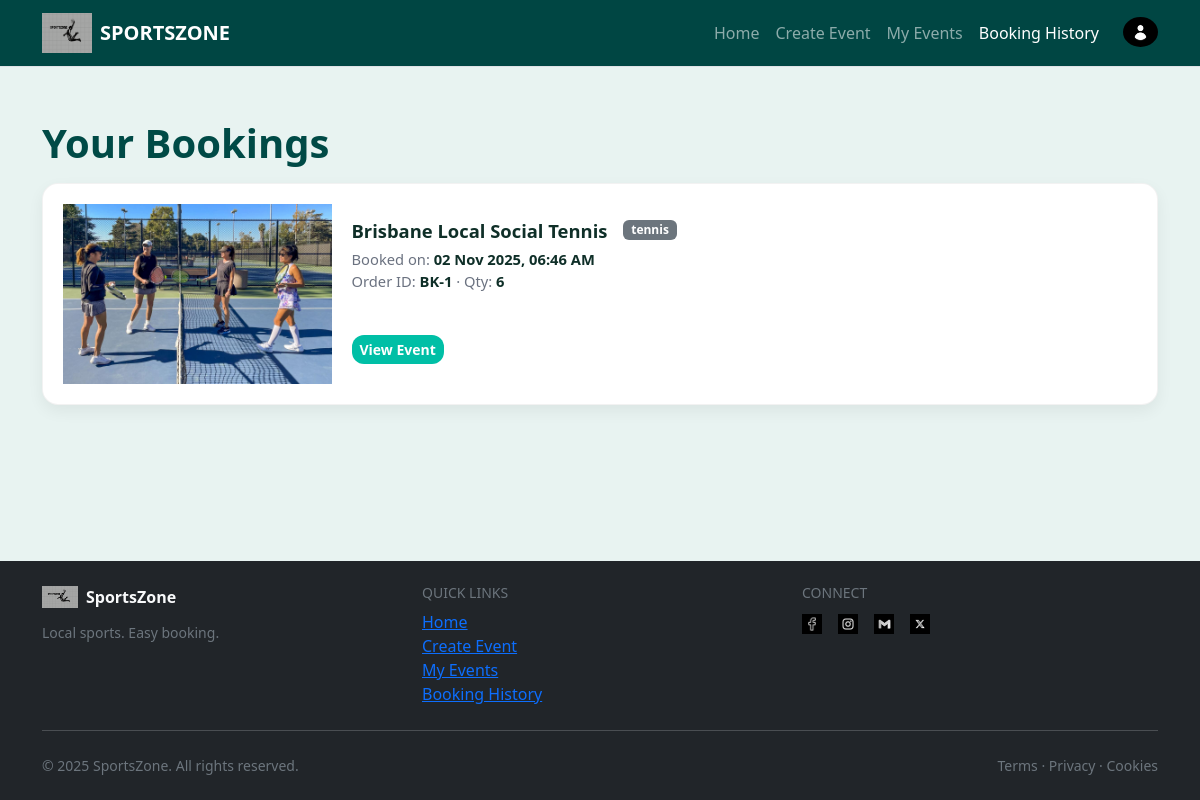
The page /booking (signed in) on the database its author committed.
### SportsZone/models.py (models this page shows, shortened)
class Booking(db.Model):
    __tablename__ = "bookings"
    id = db.Column(db.Integer, primary_key=True)
    user_id = db.Column(db.Integer, db.ForeignKey("users.id"), nullable=False)
    event_id = db.Column(db.Integer, db.ForeignKey("events.id"), nullable=False)
    booking_date = db.Column(db.DateTime, default=datetime.utcnow, nullable=False)
    booking_quantity = db.Column(db.Integer, nullable=False)
    order_code = db.Column(db.String(32), index=True)  # e.g., "BK-123" after insert

class Event(db.Model):
    __tablename__ = "events"
    id = db.Column(db.Integer, primary_key=True)
    user_id = db.Column(db.Integer, db.ForeignKey("users.id"), nullable=False)  # creator/owner
    venue_id = db.Column(db.Integer, db.ForeignKey("venues.id"))
    sports_type = db.Column(db.String(64), index=True)  # Football, Basketball, etc.
    event_title = db.Column(db.String(256), nullable=False)
    home_team_name = db.Column(db.String(64))
    away_team_name = db.Column(db.String(64))
    event_image = db.Column(db.String(256))  # filename in /static/img
    description = db.Column(db.Text)
    start_datetime = db.Column(db.DateTime, default=datetime.utcnow, nullable=False)
    end_datetime = db.Column(db.DateTime)
    status = db.Column(db.String(32), index=True, default="Open", nullable=False)
    total_tickets = db.Column(db.Integer, default=120, nullable=False)
    tickets_sold = db.Column(db.Integer, default=0, nullable=False)
    ticket_price = db.Column(db.Float, default=0.0, nullable=False)
    comments = db.relationship(
        "Comment", backref="event", lazy=True, cascade="all, delete-orphan"
    )
    bookings = db.relationship(
        "Booking", backref="event", lazy=True, cascade="all, delete-orphan"
    )

### SportsZone/views.py (the view)
@main_bp.route("/booking", methods=["GET"], endpoint="booking")
@login_required
def booking():
    rows = (
        db.session.query(Booking, Event, Venue)
        .filter(Booking.user_id == current_user.id)
        .join(Event, Booking.event_id == Event.id, isouter=True)
        .join(Venue, Event.venue_id == Venue.id, isouter=True)
        .order_by(Booking.booking_date.desc())
        .all()
    )
    orders = []
    for b, e, v in rows:
        orders.append(
            {
                "order_code": f"BK-{b.id}",
                "booked_at": b.booking_date.strftime("%d %b %Y, %I:%M %p")
                if b.booking_date
                else "",
                "quantity": b.booking_quantity or 1,
                "event_id": e.id if e else None,
                "event_title": (e.event_title or f"{e.home_team_name} vs {e.away_team_name}")
                if e
                else "Unknown Event",
                "image": e.event_image if e else None,
                "sport": e.sports_type if e else "",
            }
        )
    return render_template("booking.html", title="Booking History", orders=orders)

### SportsZone/templates/booking.html (shortened to what this page needs)
{% extends "base.html" %}
{% block body %}
<div class="bookings-page">
  <h1 class="page-title">Your Bookings</h1>
  {% if orders and orders|length > 0 %}
    <div class="row g-3">
      {% set color_map = {
        'football':'primary','Football':'primary',
        'basketball':'warning','Basketball':'warning',
        'cricket':'success','Cricket':'success',
        'tennis':'secondary','Tennis':'secondary'
      } %}
      {% for o in orders %}
        <div class="col-12">
          <article class="booking-card">
            <div class="row g-0 align-items-stretch">
              <div class="col-12 col-md-3">
                <div class="thumb-wrap">
                  {% if o.image %}
                    <img class="thumb" src="{{ url_for('static', filename='img/' ~ o.image) }}" alt="{{ o.event_title }}">
                  {% else %}
                    <div class="thumb-fallback">{{ (o.event_title or 'E')[:1] }}</div>
                  {% endif %}
                </div>
              </div>
              <div class="col-12 col-md-9">
                <div class="body">
                  <div class="d-flex align-items-start flex-wrap gap-2">
                    <h2 class="title">{{ o.event_title }}</h2>
                    <span class="badge text-bg-{{ color_map.get(o.sport, 'secondary') }} sport-badge">
                      {{ o.sport or 'event' }}
                    </span>
                  </div>
                  <div class="meta">
                    <div>Booked on: <b>{{ o.booked_at }}</b></div>
                    <div>
                      Order ID: <b>{{ o.order_code }}</b>
                      {% if o.quantity %} · Qty: <b>{{ o.quantity }}</b>{% endif %}
                    </div>
                  </div>
                  <div class="spacer"></div>
                  <div class="actions d-flex gap-2">
                    <a href="{{ url_for('main.view_event', event_id=o.event_id) }}" class="btn btn-primary btn-sm">
                      View Event
                    </a>
                  </div>
                </div>
              </div>
            </div>
          </article>
        </div>
      {% endfor %}
    </div>
  {% else %}
    <div class="alert alert-info">
      You haven’t booked any events yet.
      <a href="{{ url_for('main.index') }}" class="alert-link">Browse events</a>.
    </div>
  {% endif %}
</div>
{% endblock %}

### SportsZone/static/style.css (style rules this page uses)
body { background-color: #E8F3F1; color: #0F2F28; }
.btn-primary { background-color: #00A896; border-color: #00A896; }
.booking-card { background: #fff; border: 1px solid rgba(0,0,0,.06); border-radius: 16px; box-shadow: 0 16px 32px rgba(0,0,0,.12); padding: 1.25rem; }
.bookings-page { padding-top: .75rem; }
.bookings-page .page-title { font-weight: 800; color: #004a46; margin-bottom: 1rem; }
.bookings-page .booking-card { border: 1px solid rgba(0,0,0,.05); border-radius: 16px; overflow: hidden; background: #ffffff; box-shadow: 0 6px 16px rgba(0,0,0,.06); transition: transform .18s ease, box-shadow .18s ease; }
.bookings-page .thumb-wrap { position: relative; min-height: 180px; background: #eaf7f5; }
.bookings-page .thumb { position: absolute; inset: 0; width: 100%; height: 100%; object-fit: cover; }
.bookings-page .body { padding: 1rem 1.25rem 1.25rem; display: flex; flex-direction: column; height: 100%; }
.bookings-page .title { font-size: 1.15rem; font-weight: 800; margin: 0; color: #0f2f28; }
.bookings-page .meta { margin-top: .35rem; color: #6b7280; font-size: .92rem; }
.bookings-page .meta b { color: #0f2f28; }
.bookings-page .spacer { flex: 1 1 auto; }
.bookings-page .actions .btn { border-radius: 12px; font-weight: 600; }
.bookings-page .btn-primary { background: #00bfa6; border: none; }
.bookings-page .sport-badge { margin-left: .5rem; font-weight: 700; text-transform: lowercase; }

### rows shown on the page
Booking: event_image (picture), event_title "Brisbane Local Social Tennis", sports_type "tennis", booked_at "02 Nov 2025, 06:46 AM", order_code "BK-1", quantity "6"
